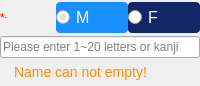
                   <widget class="QWidget" name="verticalWidget_7" native="true">
                    <property name="minimumSize">
                     <size>
                      <width>0</width>
                      <height>86</height>
                     </size>
                    </property>
                    <property name="maximumSize">
                     <size>
                      <width>16777215</width>
                      <height>86</height>
                     </size>
                    </property>
                    <property name="styleSheet">
                     <string notr="true">QRadioButton:checked {
	background-color: #1890FF;
}

QRadioButton:unchecked {
	background-color: #132666;
}

QRadioButton {
	border-radius: 4px;
	font-size: 16px;
	color:white;
}</string>
                    </property>
                    <layout class="QVBoxLayout" name="verticalLayout_13">
                     <property name="spacing">
                      <number>0</number>
                     </property>
                     <property name="leftMargin">
                      <number>0</number>
                     </property>
                     <property name="topMargin">
                      <number>0</number>
                     </property>
                     <property name="rightMargin">
                      <number>0</number>
                     </property>
                     <property name="bottomMargin">
                      <number>0</number>
                     </property>
                     <item>
                      <layout class="QHBoxLayout" name="horizontalLayout_16">
                       <item>
                        <widget class="QLabel" name="label_16">
                         <property name="styleSheet">
                          <string notr="true">color:red;</string>
                         </property>
                         <property name="text">
                          <string>*</string>
                         </property>
                        </widget>
                       </item>
                       <item>
                        <widget class="QLabel" name="label_6">
                         <property name="minimumSize">
                          <size>
                           <width>0</width>
                           <height>36</height>
                          </size>
                         </property>
                         <property name="maximumSize">
                          <size>
                           <width>16777215</width>
                           <height>36</height>
                          </size>
                         </property>
                         <property name="font">
                          <font>
                           <pointsize>-1</pointsize>
                          </font>
                         </property>
                         <property name="styleSheet">
                          <string notr="true">f</string>
                         </property>
                         <property name="text">
                          <string>Name</string>
                         </property>
                        </widget>
                       </item>
                       <item>
                        <spacer name="horizontalSpacer_12">
                         <property name="orientation">
                          <enum>Qt::Horizontal</enum>
                         </property>
                         <property name="sizeHint" stdset="0">
                          <size>
                           <width>40</width>
                           <height>20</height>
                          </size>
                         </property>
                        </spacer>
                       </item>
                       <item>
                        <widget class="QRadioButton" name="maleRadio">
                         <property name="minimumSize">
                          <size>
                           <width>72</width>
                           <height>31</height>
                          </size>
                         </property>
                         <property name="maximumSize">
                          <size>
                           <width>72</width>
                           <height>31</height>
                          </size>
                         </property>
                         <property name="styleSheet">
                          <string notr="true">QRadioButton::indicator {
	image: none;
}</string>
                         </property>
                         <property name="text">
                          <string>M</string>
                         </property>
                         <property name="icon">
                          <iconset>
                           <normalon>:/Optimus/images/common/male.svg</normalon>
                          </iconset>
                         </property>
                         <property name="iconSize">
                          <size>
                           <width>17</width>
                           <height>17</height>
                          </size>
                         </property>
                         <property name="checked">
                          <bool>true</bool>
                         </property>
                        </widget>
                       </item>
                       <item>
                        <widget class="QRadioButton" name="femaleRadio">
                         <property name="minimumSize">
                          <size>
                           <width>72</width>
                           <height>31</height>
                          </size>
                         </property>
                         <property name="maximumSize">
                          <size>
                           <width>72</width>
                           <height>31</height>
                          </size>
                         </property>
                         <property name="styleSheet">
                          <string notr="true">QRadioButton::indicator {
	image:none;
}</string>
                         </property>
                         <property name="text">
                          <string>F</string>
                         </property>
                         <property name="icon">
                          <iconset>
                           <normalon>:/Optimus/images/common/female.svg</normalon>
                          </iconset>
                         </property>
                         <property name="iconSize">
                          <size>
                           <width>19</width>
                           <height>19</height>
                          </size>
                         </property>
                        </widget>
                       </item>
                      </layout>
                     </item>
                     <item>
                      <layout class="QHBoxLayout" name="horizontalLayout_14">
                       <item>
                        <widget class="QLineEdit" name="name">
                         <property name="toolTip">
                          <string>Please enter 1~20 letters or kanji</string>
                         </property>
                         <property name="inputMask">
                          <string/>
                         </property>
                         <property name="maxLength">
                          <number>32767</number>
                         </property>
                         <property name="placeholderText">
                          <string>Please enter 1~20 letters or kanji</string>
                         </property>
                        </widget>
                       </item>
                      </layout>
                     </item>
                     <item>
                      <layout class="QHBoxLayout" name="horizontalLayout_15">
                       <item>
                        <widget class="QLabel" name="nameErrIcon">
                         <property name="minimumSize">
                          <size>
                           <width>14</width>
                           <height>14</height>
                          </size>
                         </property>
                         <property name="maximumSize">
                          <size>
                           <width>14</width>
                           <height>14</height>
                          </size>
                         </property>
                         <property name="styleSheet">
                          <string notr="true">image: url(:/Optimus/images/common/warn.svg);</string>
                         </property>
                         <property name="text">
                          <string/>
                         </property>
                        </widget>
                       </item>
                       <item>
                        <widget class="QLabel" name="nameErrMsg">
                         <property name="minimumSize">
                          <size>
                           <width>0</width>
                           <height>24</height>
                          </size>
                         </property>
                         <property name="maximumSize">
                          <size>
                           <width>16777215</width>
                           <height>24</height>
                          </size>
                         </property>
                         <property name="styleSheet">
                          <string notr="true">color: #FD8B05;
font-size:14px;</string>
                         </property>
                         <property name="text">
                          <string>Name can not empty!</string>
                         </property>
                        </widget>
                       </item>
                       <item>
                        <spacer name="verticalSpacer_3">
                         <property name="orientation">
                          <enum>Qt::Vertical</enum>
                         </property>
                         <property name="sizeHint" stdset="0">
                          <size>
                           <width>20</width>
                           <height>40</height>
                          </size>
                         </property>
                        </spacer>
                       </item>
                      </layout>
                     </item>
                    </layout>
                   </widget>
